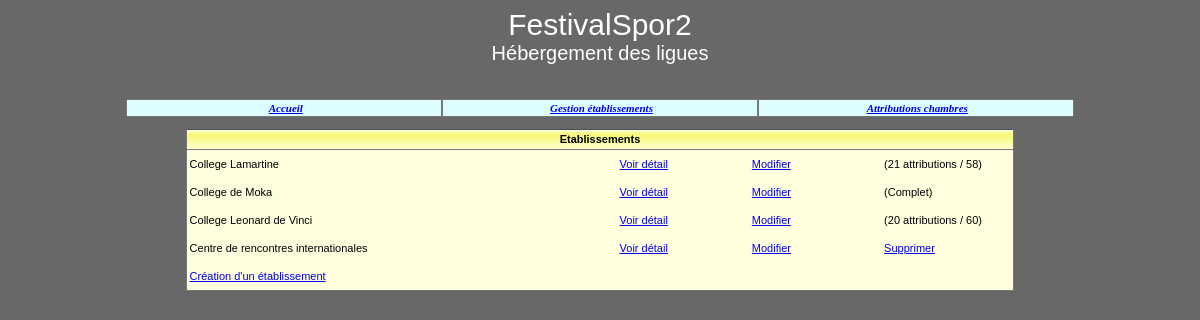
Page /Site/listeEtablissements.php on the committed database.
### tables this page shows
create table Etablissement 
(id int(8) not null,
nom varchar(45) not null,
adresseRue varchar(45) not null, 
codePostal char(5) not null, 
ville varchar(35) not null,
tel varchar(13) not null,
adresseElectronique varchar(70),
type tinyint not null,
civiliteResponsable varchar(12) not null,
nomResponsable varchar(25) not null,
prenomResponsable varchar(25),
nombreChambresOffertes integer,
constraint pk_Etablissement primary key(id));

### Site/_gestionBase.inc.php (called while the page is built, shortened)
<?php
function obtenirReqEtablissements()
{
   $req="select id, nom from Etablissement order by id";
   return $req;
}
function existeAttributionsEtab($connexion, $id)
{
   $req="select * From Attribution where idEtab='$id'";
   $rsAttrib=$connexion->query($req);
   return $rsAttrib->fetchAll();
}
function obtenirNbOccup($connexion, $idEtab)
{
   $req="select IFNULL(sum(nombreChambres), 0) as totalChambresOccup from
        Attribution where idEtab='$idEtab'";
   $rsOccup=$connexion->query($req);
   $lgOccup=$rsOccup->fetchAll();
   foreach ($lgOccup as $row)
   {
      $totalChambresOccup=$row['totalChambresOccup'];
   }
   return $totalChambresOccup;
}
function obtenirEtabComplet($connexion, $id)
{
   $req="select nombreChambresOffertes from Etablissement where id='$id'";
   $rsOccup=$connexion->query($req);
   $lgOccup=$rsOccup->fetchAll();
   foreach ($lgOccup as $row)
   {
      $totalChambresOccup=$row['nombreChambresOffertes'];
   }
   return $totalChambresOccup;
}
?>

### Site/listeEtablissements.php (the view, shortened to what this page needs)
<?php
include("_debut.inc.php");
include("_gestionBase.inc.php");
$connexion=connect();
echo "
<table width='70%' cellspacing='0' cellpadding='0' align='center'
class='tabNonQuadrille'>
   <tr class='enTeteTabNonQuad'>
      <td colspan='4'>Etablissements</td>
   </tr>";
   $req=obtenirReqEtablissements();
   $rsEtab=$connexion->query($req);
   $lgEtab=$rsEtab->fetchAll();
   foreach ($lgEtab as $row)
   {
      $id=$row['id'];
      $nom=$row['nom'];
      echo "
		<tr class='ligneTabNonQuad'>
         <td width='52%'>$nom</td>
         <td width='16%' align='center'>
         <a href='detailEtablissement.php?id=$id'>
         Voir détail</a></td>
         <td width='16%' align='center'>
         <a href='modificationEtablissement.php?action=demanderModifEtab&amp;id=$id'>
         Modifier</a></td>";
			if (!existeAttributionsEtab($connexion, $id))
			{
            echo "
            <td width='16%' align='center'>
            <a href='suppressionEtablissement.php?action=demanderSupprEtab&amp;id=$id'>
            Supprimer</a></td>";
         }
         else
         {
            $nbOccup=obtenirNbOccup($connexion, $id);
            $nbmax=obtenirEtabComplet($connexion, $id);
            if ($nbOccup==$nbmax)
            {
               echo "<td width='16%' align='center'>(Complet)</td>";
            }
            else
            {
               echo "
               <td width='16%' align='center'>($nbOccup attributions / $nbmax)</td>";
            }
         }
			echo "
      </tr>";
      $lgEtab=$rsEtab->fetchAll();
   }
   echo "
   <tr class='ligneTabNonQuad'>
      <td colspan='4'><a href='creationEtablissement.php?action=demanderCreEtab'>
      Création d'un établissement</a ></td>
  </tr>
</table>";
?>

### Site/css/cssGeneral.css (style rules this page uses)
.basePage { background-color:#686868; color:black; font:11px Arial, Helvetica, sans-serif; }
td,tr { font:11px Arial, Helvetica, sans-serif; }
table.tabNonQuadrille { background-color:#FFFFE0; border-bottom:1px solid #777777; border-right:1px solid #777777; border-left:1px solid #777777; border-top:1px #777777; color:black; }
tr.enTeteTabNonQuad td { background-image:url('../images/xpBarre.jpg'); height:21px; text-align:center; font-weight:bold; border-bottom:1px solid #777777; }
tr.ligneTabNonQuad td { background-color:#FFFFE0; height:28px; text-align:left; padding-left:3px; color:black; }

### rows in the picture
etablissement: nom "College Lamartine", nbOccup "21", nbmax "58"
etablissement: nom "College de Moka", nombreChambresOffertes "(Complet)"
etablissement: nom "College Leonard de Vinci", nbOccup "20", nbmax "60"
etablissement: nom "Centre de rencontres internationales"
